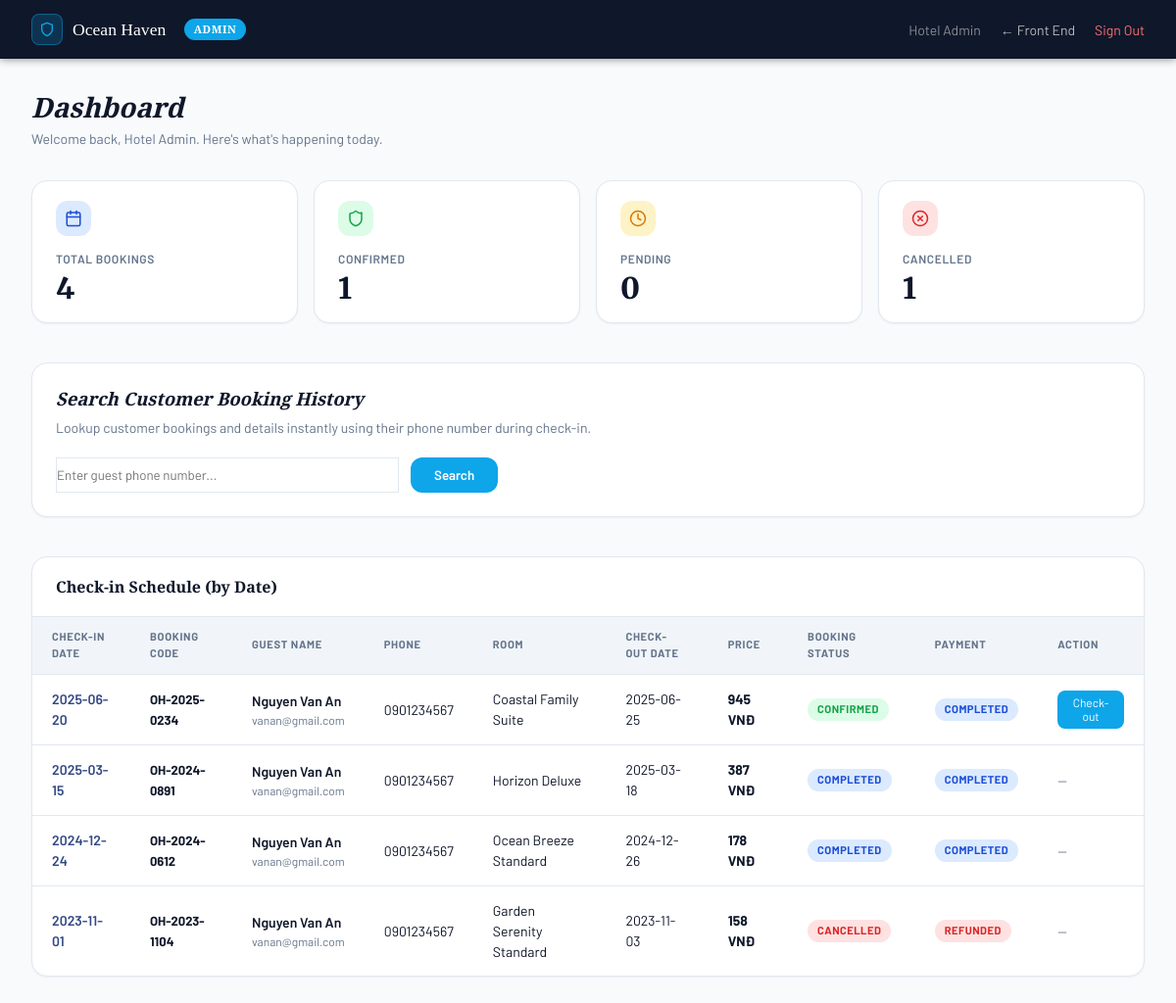
The app's page /admin/index.php (signed in) with its own data.
### tables this page shows
CREATE TABLE BOOKINGS (
  id VARCHAR(36) PRIMARY KEY,
  booking_code VARCHAR(50) UNIQUE,
  user_id VARCHAR(36),
  room_id VARCHAR(36),
  check_in DATE NOT NULL,
  check_out DATE NOT NULL,
  guest_count INT,
  guest_name VARCHAR(255),
  guest_email VARCHAR(255),
  guest_phone VARCHAR(20),
  special_requests TEXT,
  total_price DECIMAL(15,2),
  status ENUM('Pending', 'Confirmed', 'Completed', 'Cancelled') DEFAULT 'Pending',
  hold_expires_at TIMESTAMP NULL DEFAULT NULL,  
                                                
  create_at TIMESTAMP DEFAULT CURRENT_TIMESTAMP,
  FOREIGN KEY (user_id) REFERENCES USERS(id) ON DELETE SET NULL,
  FOREIGN KEY (room_id) REFERENCES ROOMS(id) ON DELETE SET NULL,
  CONSTRAINT chk_booking_dates CHECK (check_out > check_in),
  INDEX idx_room_dates (room_id, check_in, check_out),
  INDEX idx_status (status)
);

CREATE TABLE USERS (
  id VARCHAR(36) PRIMARY KEY,
  name VARCHAR(255),
  email VARCHAR(255) UNIQUE NOT NULL,
  avatar VARCHAR(255),
  role ENUM('user', 'admin') DEFAULT 'user',
  password_hash VARCHAR(255) NOT NULL,
  phone VARCHAR(20) UNIQUE NOT NULL,
  create_at TIMESTAMP DEFAULT CURRENT_TIMESTAMP
);

CREATE TABLE ROOMS (
  id VARCHAR(36) PRIMARY KEY,
  room_types_id VARCHAR(36),
  view_type_id VARCHAR(36),
  floor INT,
  name VARCHAR(255),
  rating DECIMAL(3,1) DEFAULT 0.0,
  review_count INT DEFAULT 0,
  size DECIMAL(10,2),
  max_guests INT NOT NULL,
  bed_type_id VARCHAR(36),
  bed_count INT,
  description TEXT,
  price DECIMAL(15,2) NOT NULL,
  is_active BOOLEAN DEFAULT TRUE,  
  FOREIGN KEY (room_types_id) REFERENCES ROOM_TYPES(id) ON DELETE SET NULL,
  FOREIGN KEY (view_type_id) REFERENCES VIEW_TYPES(id) ON DELETE SET NULL,
  FOREIGN KEY (bed_type_id) REFERENCES BED_TYPES(id) ON DELETE SET NULL
);

CREATE TABLE PAYMENTS (
  id VARCHAR(36) PRIMARY KEY,
  booking_id VARCHAR(36) UNIQUE,
  payment_method VARCHAR(50),
  transaction_id VARCHAR(255) UNIQUE,
  vnpay_order_id VARCHAR(150) UNIQUE,   
  amount DECIMAL(15,2),
  status ENUM('Pending', 'Completed', 'Failed', 'Refunded') DEFAULT 'Pending',
  paid_at TIMESTAMP NULL DEFAULT NULL,
  FOREIGN KEY (booking_id) REFERENCES BOOKINGS(id) ON DELETE CASCADE
);

### auth/session.php (called while the page is built, shortened)
<?php
function currentUser(): ?array {
    return [
        'id'    => $_SESSION['user_id'],
        'name'  => $_SESSION['user_name']  ?? '',
        'email' => $_SESSION['user_email'] ?? '',
        'role'  => $_SESSION['user_role']  ?? 'user',
        'phone' => $_SESSION['user_phone'] ?? '',
    ];
}

### admin/index.php (the view, shortened to what this page needs)
<?php
require_once __DIR__ . '/../auth/session.php';
require_once __DIR__ . '/../config/db-connection.php';
$admin = currentUser();
$total_bookings   = (int)(mysqli_fetch_assoc(mysqli_query($conn, "SELECT COUNT(*) AS c FROM BOOKINGS"))['c'] ?? 0);
$confirmed        = (int)(mysqli_fetch_assoc(mysqli_query($conn, "SELECT COUNT(*) AS c FROM BOOKINGS WHERE status='Confirmed'"))['c'] ?? 0);
$pending          = (int)(mysqli_fetch_assoc(mysqli_query($conn, "SELECT COUNT(*) AS c FROM BOOKINGS WHERE status='Pending'"))['c'] ?? 0);
$cancelled        = (int)(mysqli_fetch_assoc(mysqli_query($conn, "SELECT COUNT(*) AS c FROM BOOKINGS WHERE status='Cancelled'"))['c'] ?? 0);
$phone_search = isset($_GET['phone_search']) ? trim($_GET['phone_search']) : '';
$checkins_res = mysqli_query($conn,
    "SELECT b.id AS booking_id, b.booking_code, b.guest_name, b.guest_phone, b.check_in, b.check_out, b.total_price, b.status,
            r.name AS room_name, u.email AS user_email, u.phone AS user_phone,
            p.status AS payment_status
     FROM BOOKINGS b
     LEFT JOIN ROOMS r ON b.room_id = r.id
     LEFT JOIN USERS u ON b.user_id = u.id
     LEFT JOIN PAYMENTS p ON b.id = p.booking_id
     ORDER BY b.check_in DESC"
);
$checkins_by_date = [];
while ($row = mysqli_fetch_assoc($checkins_res)) {
    $checkins_by_date[] = $row;
}
?>
<!DOCTYPE html>
<html lang="en">
<head>
  <link rel="stylesheet" href="/final_assigment/assets/css/global.css">
  <link rel="stylesheet" href="/final_assigment/assets/css/admin.css">
</head>
<body>
<div class="admin-wrap">
  <div class="admin-topbar">
    <div class="admin-topbar-brand">
      <div class="admin-topbar-brand-icon">
        <svg xmlns="http://www.w3.org/2000/svg" width="16" height="16" viewBox="0 0 24 24" fill="none"
             stroke="#0ea5e9" stroke-width="2" stroke-linecap="round" stroke-linejoin="round">
          <path d="M12 22s8-4 8-10V5l-8-3-8 3v7c0 6 8 10 8 10z"/>
        </svg>
      </div>
      Ocean Haven &nbsp;<span class="admin-topbar-badge">Admin</span>
    </div>
    <div class="admin-topbar-right">
      <span style="color:rgba(255,255,255,0.5);">
        <?= htmlspecialchars($admin['name']) ?>
      </span>
      <a href="/final_assigment/home.php">← Front End</a>
      <a href="/final_assigment/auth/logout.php" style="color:#f87171;">Sign Out</a>
    </div>
  </div>
  <main class="admin-main">
    <h1 class="admin-page-title">Dashboard</h1>
    <p class="admin-page-subtitle">Welcome back, <?= htmlspecialchars($admin['name']) ?>. Here's what's happening today.</p>
    <div class="stat-grid" style="margin-bottom: 2.5rem;">
      <div class="stat-card">
        <div class="stat-card-icon icon-blue">
        </div>
        <div class="stat-card-label">Total Bookings</div>
        <div class="stat-card-value"><?= $total_bookings ?></div>
      </div>
      <div class="stat-card">
        <div class="stat-card-icon icon-green">
        </div>
        <div class="stat-card-label">Confirmed</div>
        <div class="stat-card-value"><?= $confirmed ?></div>
      </div>
      <div class="stat-card">
        <div class="stat-card-icon icon-amber">
          <svg xmlns="http://www.w3.org/2000/svg" width="18" height="18" viewBox="0 0 24 24" fill="none" stroke="currentColor" stroke-width="2" stroke-linecap="round" stroke-linejoin="round"><circle cx="12" cy="12" r="10"/><polyline points="12 6 12 12 16 14"/></svg>
        </div>
        <div class="stat-card-label">Pending</div>
        <div class="stat-card-value"><?= $pending ?></div>
      </div>
      <div class="stat-card">
        <div class="stat-card-icon icon-red">
          <svg xmlns="http://www.w3.org/2000/svg" width="18" height="18" viewBox="0 0 24 24" fill="none" stroke="currentColor" stroke-width="2" stroke-linecap="round" stroke-linejoin="round"><circle cx="12" cy="12" r="10"/><line x1="15" x2="9" y1="9" y2="15"/><line x1="9" x2="15" y1="9" y2="15"/></svg>
        </div>
        <div class="stat-card-label">Cancelled</div>
        <div class="stat-card-value"><?= $cancelled ?></div>
      </div>
    </div>
    <div class="admin-card" style="margin-bottom: 2.5rem; padding: 1.5rem;">
      <h2 style="font-size: 1.15rem; font-weight: 700; margin-bottom: 0.5rem;">Search Customer Booking History</h2>
      <p style="font-size: 0.875rem; color: var(--muted-foreground); margin-bottom: 1.25rem;">
        Lookup customer bookings and details instantly using their phone number during check-in.
      </p>
      <form method="GET" action="index.php" style="display: flex; gap: 0.75rem; flex-wrap: wrap;">
        <input type="text" name="phone_search" placeholder="Enter guest phone number..."
               class="form-control" style="width: 350px; background-color: #fff; border: 1.5px solid var(--border);"
               value="<?= htmlspecialchars($phone_search) ?>" required>
        <button type="submit" class="btn-primary" style="padding: 0.625rem 1.5rem; border-radius: var(--radius-md); font-weight: 600; font-family: var(--font-body); border: none; cursor: pointer;">
          Search
        </button>
      </form>
    </div>
    <div class="admin-card" style="margin-bottom: 2.5rem;">
      <div class="admin-card-header">
        <h2>Check-in Schedule (by Date)</h2>
      </div>
      <div style="overflow-x:auto;">
        <table class="admin-table">
          <thead>
            <tr>
              <th>Check-in Date</th>
              <th>Booking Code</th>
              <th>Guest Name</th>
              <th>Phone</th>
              <th>Room</th>
              <th>Check-out Date</th>
              <th>Price</th>
              <th>Booking Status</th>
              <th>Payment</th>
              <th>Action</th>
            </tr>
          </thead>
          <tbody>
            <?php if (empty($checkins_by_date)): ?>
              <tr><td colspan="10" style="text-align:center;color:var(--muted-foreground);padding:2rem;">No check-ins scheduled.</td></tr>
            <?php else: ?>
              <?php foreach ($checkins_by_date as $c): ?>
                <?php
                  $pill = 'pill-pending';
                  if ($c['status'] === 'Confirmed') $pill = 'pill-confirmed';
                  if ($c['status'] === 'Cancelled') $pill = 'pill-cancelled';
                  if ($c['status'] === 'Completed') $pill = 'pill-completed';
                  $payPill = 'pill-pending';
                  $payStatus = $c['payment_status'] ?? 'None';
                  if ($payStatus === 'Completed') $payPill = 'pill-completed';
                  if ($payStatus === 'Failed' || $payStatus === 'Refunded') $payPill = 'pill-cancelled';
                ?>
                <tr class="checkin-row">
                  <td style="font-weight: 600; color: var(--primary-light);"><?= htmlspecialchars($c['check_in']) ?></td>
                  <td><span class="font-mono font-bold" style="font-size:0.8125rem;"><?= htmlspecialchars($c['booking_code']) ?></span></td>
                  <td>
                    <div style="font-weight:600;"><?= htmlspecialchars($c['guest_name']) ?></div>
                    <div style="font-size:0.75rem;color:var(--muted-foreground);"><?= htmlspecialchars($c['user_email'] ?? '—') ?></div>
                  </td>
                  <td><?= htmlspecialchars($c['guest_phone'] ?: $c['user_phone'] ?: '—') ?></td>
                  <td><?= htmlspecialchars($c['room_name'] ?? '—') ?></td>
                  <td><?= htmlspecialchars($c['check_out']) ?></td>
                  <td style="font-weight:700;"><?= number_format((float)$c['total_price'], 0, ',', '.') ?> VNĐ</td>
                  <td><span class="status-pill <?= $pill ?>" id="status-<?= $c['booking_id'] ?>"><?= htmlspecialchars($c['status']) ?></span></td>
                  <td><span class="status-pill <?= $payPill ?>"><?= htmlspecialchars($payStatus) ?></span></td>
                  <td>
                    <?php if ($c['status'] === 'Confirmed'): ?>
                      <button class="btn-primary checkout-btn" data-id="<?= $c['booking_id'] ?>" style="padding: 0.35rem 0.75rem; font-size: 0.75rem; border-radius: var(--radius-sm); border: none; cursor: pointer;">
                        Check-out
                      </button>
                    <?php else: ?>
                      <span style="color:var(--muted-foreground); font-size:0.875rem;">—</span>
                    <?php endif; ?>
                  </td>
                </tr>
              <?php endforeach; ?>
            <?php endif; ?>
          </tbody>
        </table>
      </div>
    </div>
  </main>
</div>
</body>
</html>

### assets/css/global.css (style rules this page uses)
:root { --background: #f8fafc; --foreground: #0f172a; --card: #ffffff; --card-foreground: #0f172a; --primary: #3d64b0; --primary-btn-bg: #0ea5e9; --primary-light: #0c266dd7; --primary-foreground: #ffffff; --secondary: #f1f5f9; --secondary-foreground: #1e293b; --muted: #f1f5f9; --muted-foreground: #64748b; --accent: #0ea5e9; --accent-light: #e0f2fe; --accent-foreground: #0369a1; --border: #e2e8f0; --border-focus: #3b82f6; --radius-sm: 0.5rem; --radius-md: 0.75rem; --radius-lg: 1rem; --radius-xl: 1.5rem; --radius-full: 9999px; --font-display: 'Crimson Pro', Georgia, serif; --font-body: 'Barlow', system-ui, sans-serif; --font-price-tag: 'Merriweather', 'DINPro', sans-serif; --shadow-sm: 0 1px 2px 0 rgb(0 0 0 / 0.05); --shadow-md: 0 4px 6px -1px rgb(0 0 0 / 0.1), 0 2px 4px -2px rgb(0 0 0 / 0.1); --shadow-lg: 0 10px 15px -3px rgb(0 0 0 / 0.1), 0 4px 6px -4px rgb(0 0 0 / 0.1); --shadow-xl: 0 20px 25px -5px rgb(0 0 0 / 0.1), 0 8px 10px -6px rgb(0 0 0 / 0.1); }
html { scroll-behavior: smooth; }
* { box-sizing: border-box; margin: 0; padding: 0; }
body { font-family: var(--font-body); background-color: var(--background); color: var(--foreground); line-height: 1.5; -webkit-font-smoothing: antialiased; min-height: 100vh; display: flex; flex-direction: column; }
h1, h2, h3, h4, h5, h6 { font-family: var(--font-display); font-optical-sizing: auto; font-weight: 600; font-style: italic; line-height: 1.25; }
a { color: inherit; text-decoration: none; }
button { font-family: inherit; cursor: pointer; border: none; background: none; outline: none; transition: all 0.2s ease; }
input, select, textarea { font-family: inherit; outline: none; }
.font-bold { font-weight: 700; }
.btn-primary { background-color: var(--primary-btn-bg); color: var(--primary-foreground); transition: background-color 0.2s ease; }

### records on screen
bookings: check_in "2025-06-20", booking_code "OH-2025-0234", guest_name "Nguyen Van An", user.email "vanan@gmail.com", guest_phone "0901234567", room.name "Coastal Family Suite", check_out "2025-06-25", total_price "945", status "CONFIRMED", payments.status "COMPLETED"
bookings: check_in "2025-03-15", booking_code "OH-2024-0891", guest_name "Nguyen Van An", user.email "vanan@gmail.com", guest_phone "0901234567", room.name "Horizon Deluxe", check_out "2025-03-18", total_price "387", status "COMPLETED", payments.status "COMPLETED"
bookings: check_in "2024-12-24", booking_code "OH-2024-0612", guest_name "Nguyen Van An", user.email "vanan@gmail.com", guest_phone "0901234567", room.name "Ocean Breeze Standard", check_out "2024-12-26", total_price "178", status "COMPLETED", payments.status "COMPLETED"
bookings: check_in "2023-11-01", booking_code "OH-2023-1104", guest_name "Nguyen Van An", user.email "vanan@gmail.com", guest_phone "0901234567", room.name "Garden Serenity Standard", check_out "2023-11-03", total_price "158", status "CANCELLED", payments.status "REFUNDED"

### other values on screen
$admin['name'] "Hotel Admin"
$total_bookings "4"
$confirmed "1"
$pending "0"
$cancelled "1"
